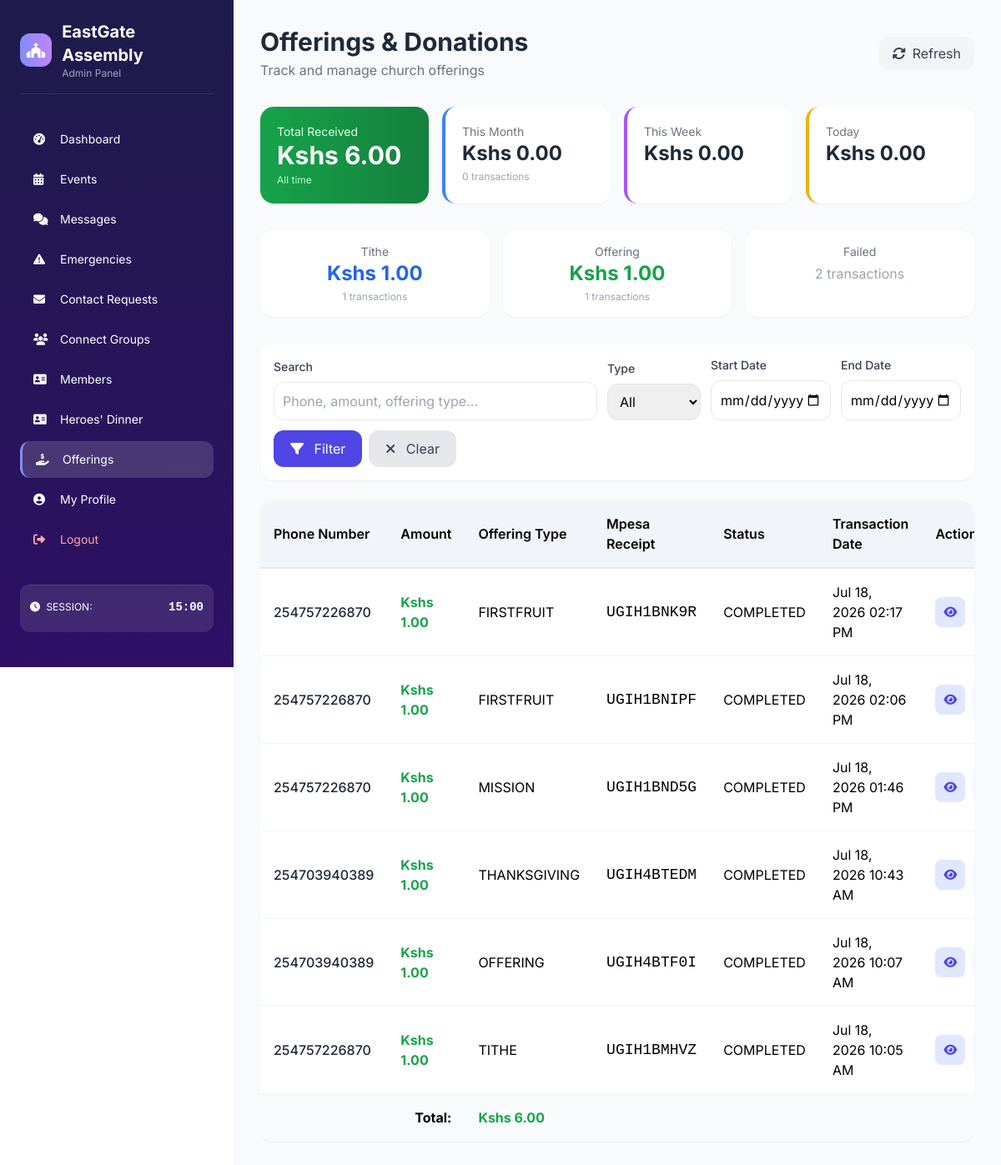
The app's page /offerings.php (signed in) with its own data.
### tables this page shows
CREATE TABLE IF NOT EXISTS `transactions` (
  `id` int NOT NULL,
  `phone` varchar(20) NOT NULL,
  `amount` decimal(10,2) NOT NULL,
  `offering_type` varchar(50) NOT NULL,
  `merchant_request_id` varchar(100) DEFAULT NULL,
  `checkout_request_id` varchar(100) DEFAULT NULL,
  `mpesa_receipt` varchar(100) DEFAULT NULL,
  `transaction_date` varchar(20) DEFAULT NULL,
  `result_code` int DEFAULT NULL,
  `result_desc` text,
  `status` enum('Pending','Processing','Completed','Failed','Timeout','Cancelled') DEFAULT 'Pending',
  `submitted_at` timestamp NULL DEFAULT CURRENT_TIMESTAMP,
  `customer_message` varchar(255) DEFAULT NULL,
  `updated_at` timestamp NULL DEFAULT NULL,
  `raw_callback` varchar(255) DEFAULT NULL,
  PRIMARY KEY (`id`)
);

### offerings.php (the view, shortened to what this page needs)
  <?php
$db = getDB();
$search = $_GET['search'] ?? '';
$start_date = $_GET['start_date'] ?? '';
$end_date = $_GET['end_date'] ?? '';
$query = "SELECT * FROM transactions WHERE status = 'Completed'";
$params = [];
$query .= " ORDER BY submitted_at DESC";
$stmt = $db->prepare($query);
$stmt->execute($params);
$transactions = $stmt->fetchAll();
$totalAmount = $db->query("SELECT COALESCE(SUM(amount), 0) FROM transactions WHERE status = 'Completed'")->fetchColumn();
$thisMonth = $db->query("SELECT COALESCE(SUM(amount), 0) FROM transactions WHERE submitted_at > DATE_SUB(NOW(), INTERVAL 30 DAY) AND status = 'Completed'")->fetchColumn();
$thisWeek = $db->query("SELECT COALESCE(SUM(amount), 0) FROM transactions WHERE submitted_at > DATE_SUB(NOW(), INTERVAL 7 DAY) AND status = 'Completed'")->fetchColumn();
$today = $db->query("SELECT COALESCE(SUM(amount), 0) FROM transactions WHERE DATE(submitted_at) = CURDATE() AND status = 'Completed'")->fetchColumn();
$thisMonthCount = $db->query("SELECT COUNT(*) FROM transactions WHERE submitted_at > DATE_SUB(NOW(), INTERVAL 30 DAY) AND status = 'Completed'")->fetchColumn();
$titheTotal = $db->query("SELECT COALESCE(SUM(amount), 0) FROM transactions WHERE offering_type = 'tithe' AND status = 'Completed'")->fetchColumn();
$offeringTotal = $db->query("SELECT COALESCE(SUM(amount), 0) FROM transactions WHERE offering_type = 'offering' AND status = 'Completed'")->fetchColumn();
?>
<div class="mb-8">
    <div class="flex flex-col md:flex-row justify-between items-start md:items-center gap-4">
        <div>
            <h1 class="text-3xl font-bold text-gray-800">Offerings & Donations</h1>
            <p class="text-gray-500 mt-1">Track and manage church offerings</p>
        </div>
        <button onclick="window.location.reload()" class="bg-gray-100 hover:bg-gray-200 text-gray-700 px-4 py-2 rounded-xl transition flex items-center">
            <i class="fas fa-sync-alt mr-2"></i> Refresh
        </button>
    </div>
</div>
<div class="grid grid-cols-1 sm:grid-cols-2 lg:grid-cols-4 gap-4 mb-8">
    <div class="bg-gradient-to-r from-green-600 to-green-700 rounded-2xl shadow-sm p-5 text-white">
        <p class="text-green-100 text-sm">Total Received</p>
        <h3 class="text-3xl font-bold">Kshs <?php echo number_format($totalAmount, 2); ?></h3>
        <p class="text-green-200 text-xs mt-1">All time</p>
    </div>
    <div class="bg-white rounded-2xl shadow-sm p-5 border-l-4 border-blue-500">
        <p class="text-gray-500 text-sm">This Month</p>
        <h3 class="text-2xl font-bold text-gray-800">Kshs <?php echo number_format($thisMonth, 2); ?></h3>
        <p class="text-xs text-gray-400 mt-1"><?php echo $thisMonthCount; ?> transactions</p>
    </div>
    <div class="bg-white rounded-2xl shadow-sm p-5 border-l-4 border-purple-500">
        <p class="text-gray-500 text-sm">This Week</p>
        <h3 class="text-2xl font-bold text-gray-800">Kshs <?php echo number_format($thisWeek, 2); ?></h3>
    </div>
    <div class="bg-white rounded-2xl shadow-sm p-5 border-l-4 border-yellow-500">
        <p class="text-gray-500 text-sm">Today</p>
        <h3 class="text-2xl font-bold text-gray-800">Kshs <?php echo number_format($today, 2); ?></h3>
    </div>
</div>
<div class="grid grid-cols-1 md:grid-cols-3 gap-4 mb-8">
    <div class="bg-white rounded-2xl shadow-sm p-4 text-center">
        <p class="text-gray-500 text-sm">Tithe</p>
        <p class="text-2xl font-bold text-blue-600">Kshs <?php echo number_format($titheTotal, 2); ?></p>
        <?php
        $titheCount = $db->query("SELECT COUNT(*) FROM transactions WHERE offering_type = 'tithe' AND status = 'Completed'")->fetchColumn();
        ?>
        <p class="text-xs text-gray-400 mt-1"><?php echo $titheCount; ?> transactions</p>
    </div>
    <div class="bg-white rounded-2xl shadow-sm p-4 text-center">
        <p class="text-gray-500 text-sm">Offering</p>
        <p class="text-2xl font-bold text-green-600">Kshs <?php echo number_format($offeringTotal, 2); ?></p>
        <?php
        $offeringCount = $db->query("SELECT COUNT(*) FROM transactions WHERE offering_type = 'offering' AND status = 'Completed'")->fetchColumn();
        ?>
        <p class="text-xs text-gray-400 mt-1"><?php echo $offeringCount; ?> transactions</p>
    </div>
    <div class="bg-white rounded-2xl shadow-sm p-4 text-center">
        <p class="text-gray-500 text-sm">Failed</p>
        <?php
        $failedCount = $db->query("SELECT COUNT(*) FROM transactions WHERE status = 'Failed' OR status = 'Pending'")->fetchColumn();
        ?>
        <p class="text-base text-gray-400 mt-1"><?php echo $failedCount; ?> transactions</p>
    </div>
</div>
<div class="bg-white rounded-2xl shadow-sm p-4 mb-6">
    <form method="GET" class="flex flex-wrap gap-3 items-end">
        <div class="flex-1 min-w-[160px]">
            <label class="block text-gray-700 text-sm font-medium mb-2">Search</label>
            <input type="text" name="search" value="<?php echo htmlspecialchars($search); ?>"
                   placeholder="Phone, amount, offering type..."
                   class="w-full p-2.5 border border-gray-200 rounded-xl focus:border-indigo-500 focus:ring-2 focus:ring-indigo-200 transition">
        </div>
        <div class="w-28">
            <label class="block text-gray-700 text-sm font-medium mb-2">Type</label>
            <select name="type" class="w-full p-2.5 border border-gray-200 rounded-xl">
                <option value="">All</option>
            </select>
        </div>
        <div class="w-36">
            <label class="block text-gray-700 text-sm font-medium mb-2">Start Date</label>
            <input type="date" name="start_date" value="<?php echo htmlspecialchars($start_date); ?>"
                   class="w-full p-2.5 border border-gray-200 rounded-xl">
        </div>
        <div class="w-36">
            <label class="block text-gray-700 text-sm font-medium mb-2">End Date</label>
            <input type="date" name="end_date" value="<?php echo htmlspecialchars($end_date); ?>"
                   class="w-full p-2.5 border border-gray-200 rounded-xl">
        </div>
        <div class="flex gap-2">
            <button type="submit" class="bg-indigo-600 hover:bg-indigo-700 text-white px-5 py-2.5 rounded-xl transition">
                <i class="fas fa-filter mr-2"></i> Filter
            </button>
            <a href="offerings.php" class="bg-gray-200 hover:bg-gray-300 text-gray-700 px-5 py-2.5 rounded-xl transition">
                <i class="fas fa-times mr-2"></i> Clear
            </a>
        </div>
    </form>
</div>
<?php if (empty($transactions)): ?>
    <div class="bg-white rounded-2xl shadow-sm p-12 text-center">
        <i class="fas fa-hand-holding-usd text-5xl text-gray-300 mb-4"></i>
        <h3 class="text-xl font-semibold text-gray-700">No Completed Offerings Records Found</h3>
        <p class="text-gray-500 mt-2">Try adjusting your search or filter criteria.</p>
    </div>
<?php else: ?>
    <div class="bg-white rounded-2xl shadow-sm overflow-hidden">
        <div class="overflow-x-auto">
            <table class="data-table">
                <thead>
                    <tr>
                        <th>Phone Number</th>
                        <th>Amount</th>
                        <th>Offering Type</th>
                        <th>Mpesa Receipt</th>
                        <th>Status</th>
                        <th>Transaction Date</th>
                        <th>Actions</th>
                    </tr>
                </thead>
                <tbody>
                    <?php foreach ($transactions as $transaction):
                        $submittedDate = new DateTime($transaction['submitted_at']);
                        $now = new DateTime();
                        $diff = $submittedDate->diff($now);
                        $daysOld = $diff->days;
                        $canDelete = $daysOld >= 180;
                    ?>
                        <tr>
                            <td>
                                <div>
                                    <p class="font-medium text-gray-800"><?php echo htmlspecialchars($transaction['phone']); ?></p>
                                </div>
                            </td>
                            <td>
                                <span class="font-bold text-green-600">Kshs <?php echo number_format($transaction['amount'], 2); ?></span>
                            </td>
                            <td>
                                <p class="uppercase"><?php echo ucfirst($transaction['offering_type']); ?></p>
                            </td>
                            <td><span class="text-lg font-mono"><?php echo htmlspecialchars($transaction['mpesa_receipt'] ?: 'N/A'); ?></span></td>
                            <td>
                                <span class="uppercase"><?php echo $transaction['status']; ?></span>
                            </td>
                            <td><?php echo date('M d, Y h:i A', strtotime($transaction['submitted_at'])); ?></td>
                            <td>
                                <div class="flex space-x-2">
                                    <button onclick="viewTransaction(<?php echo htmlspecialchars(json_encode($transaction)); ?>)"
                                            class="action-btn view" title="View Details">
                                        <i class="fas fa-eye"></i>
                                    </button>
                                    <?php if ($canDelete): ?>
                                        <button onclick="openDeleteModal(<?php echo $transaction['id']; ?>, '<?php echo htmlspecialchars($transaction['phone']); ?>', <?php echo $daysOld; ?>)"
                                                class="action-btn delete" title="Delete">
                                            <i class="fas fa-trash"></i>
                                        </button>
                                    <?php else: ?>
                                        <button class="action-btn delete-disabled" title="Can only delete transactions older than 180 days (<?php echo $daysOld; ?> days old)" disabled>
                                        </button>
                                    <?php endif; ?>
                                </div>
                            </td>
                        </tr>
                    <?php endforeach; ?>
                </tbody>
                <tfoot class="bg-gray-50">
                    <tr>
                        <td colspan="2" class="text-right font-bold">Total:</td>
                        <td class="font-bold text-green-600">Kshs <?php echo number_format(array_sum(array_column($transactions, 'amount')), 2); ?></td>
                        <td colspan="4"></td>
                    </tr>
                </tfoot>
            </table>
        </div>
    </div>
<?php endif; ?>
<?php
require_once 'layout.php';
?>

### layout.php (style rules this page uses)
* { font-family: 'Inter', sans-serif; }
.data-table { border-collapse: separate; border-spacing: 0; width: 100%; }
.data-table th { padding: 16px; text-align: left; font-weight: 600; background: #f1f5f9; border-bottom: 2px solid #e2e8f0; }
.data-table td { padding: 16px; border-bottom: 1px solid #f1f5f9; vertical-align: middle; }
.action-btn { transition: all 0.2s ease; width: 36px; height: 36px; display: inline-flex; align-items: center; justify-content: center; border-radius: 10px; }
.action-btn.view { background: #e0e7ff; color: #4f46e5; }

### offerings.php (style rules this page uses)
.action-btn { padding: 6px 10px; border-radius: 8px; border: none; cursor: pointer; transition: all 0.2s ease; font-size: 14px; display: inline-flex; align-items: center; justify-content: center; }
.action-btn.view { background: #e0e7ff; color: #4f46e5; }
.action-btn.delete-disabled { padding: 6px 10px; border-radius: 8px; border: none; cursor: not-allowed; background: #f3f4f6; opacity: 0.5; display: inline-flex; align-items: center; justify-content: center; font-size: 14px; }

### records on screen
transactions: phone "254757226870", amount "1.00", offering_type "FIRSTFRUIT", mpesa_receipt "UGIH1BNK9R", status "COMPLETED", submitted_at "Jul 18, 2026 02:17 PM"
transactions: phone "254757226870", amount "1.00", offering_type "FIRSTFRUIT", mpesa_receipt "UGIH1BNIPF", status "COMPLETED", submitted_at "Jul 18, 2026 02:06 PM"
transactions: phone "254757226870", amount "1.00", offering_type "MISSION", mpesa_receipt "UGIH1BND5G", status "COMPLETED", submitted_at "Jul 18, 2026 01:46 PM"
transactions: phone "254703940389", amount "1.00", offering_type "THANKSGIVING", mpesa_receipt "UGIH4BTEDM", status "COMPLETED", submitted_at "Jul 18, 2026 10:43 AM"
transactions: phone "254703940389", amount "1.00", offering_type "OFFERING", mpesa_receipt "UGIH4BTF0I", status "COMPLETED", submitted_at "Jul 18, 2026 10:07 AM"
transactions: phone "254757226870", amount "1.00", offering_type "TITHE", mpesa_receipt "UGIH1BMHVZ", status "COMPLETED", submitted_at "Jul 18, 2026 10:05 AM"

### other values on screen
SITE_NAME "EastGate Assembly"
$totalAmount "6.00"
$thisMonth "0.00"
$thisMonthCount "0"
$thisWeek "0.00"
$today "0.00"
$titheTotal "1.00"
$titheCount "1"
$offeringTotal "1.00"
$offeringCount "1"
$failedCount "2"
array_sum(array_column($transactions, 'amount')) "6.00"
